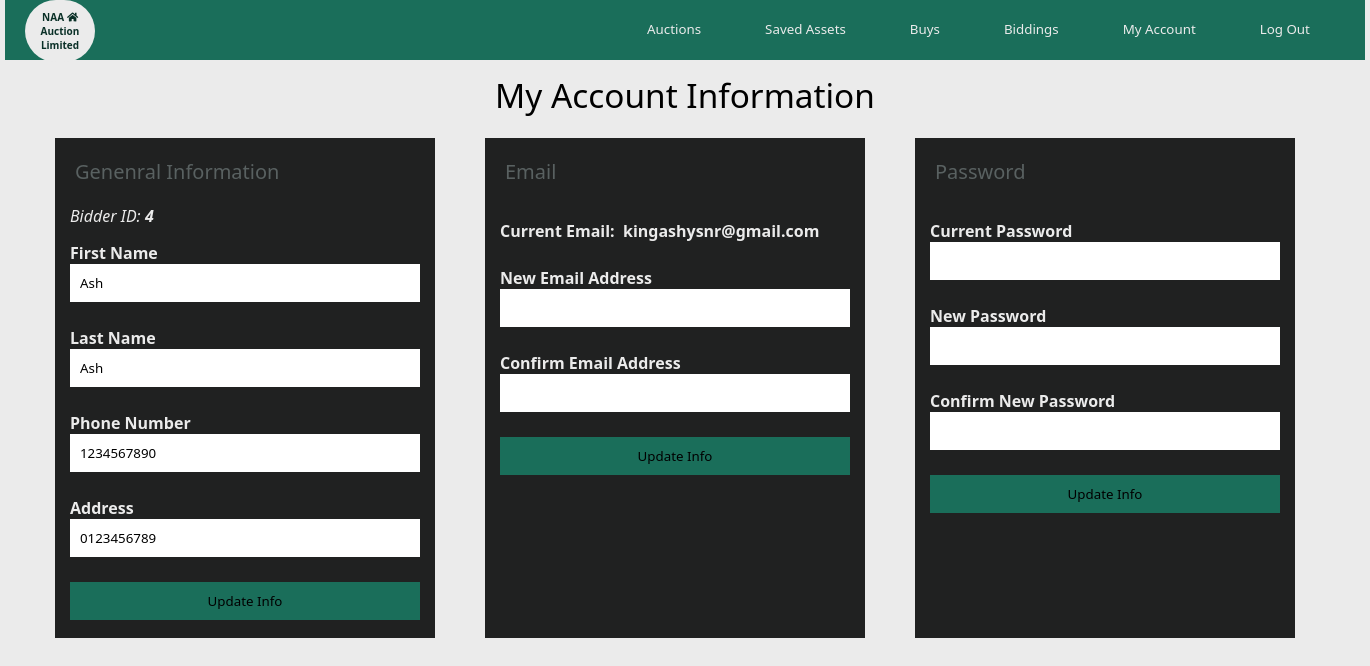
The app's page /bidder/account.php (signed in) with its own data.
### tables this page shows
CREATE TABLE IF NOT EXISTS `bidder` (
  `bidderid` int(11) NOT NULL AUTO_INCREMENT,
  `firstname` varchar(200) NOT NULL,
  `lastname` varchar(200) NOT NULL,
  `email` varchar(200) NOT NULL,
  `phonenumber` char(10) NOT NULL,
  `password` varchar(200) NOT NULL,
  `address` varchar(200) NOT NULL,
  PRIMARY KEY (`bidderid`)
);

### bidder/account.php (the view, shortened to what this page needs)
<!DOCTYPE html>
<html lang="en" dir="ltr">
  <head>
    <link rel="stylesheet" href="css/maincss.css">
    <link rel="stylesheet" type="text/css" href="css/all.css">
  </head>
  <body>
      <?php include('includes/header.php'); ?>
      <h5>My Account Information</h5>
      <?php
      include("../connection.php");
      $bidderid = $_SESSION['bidderid'];
      $query = "select * from bidder where bidderid = '$bidderid'";
      $result = mysqli_query($conn,$query);
      while ($row = mysqli_fetch_array($result)) {
       ?>
      <div class="account">
        <div class="box1">
          <h4>Genenral Information</h4>
          <form class="" action="update.php" method="post">
            <i>Bidder ID:<b> <?php echo $row['bidderid']; ?></i>
            <p>First Name<br> <input type="text" name="firstname" value="<?php echo $row['firstname']; ?>"> </p>
            <p>Last Name<br> <input type="text" name="lastname" value="<?php echo $row['lastname']; ?>"> </p>
            <p>Phone Number<br> <input type="phonenumber" name="phonenumber" value="<?php echo $row['phonenumber']; ?>"> </p>
            <p>Address<br> <input type="address" name="address" value="<?php echo $row['address']; ?>"> </p>
            <p> <input type="submit" name="updatedetails" value="Update Info"> </p>
          </form>
        </div>
        <div class="box1">
          <h4>Email</h4>
          <form class="" action="update.php" method="post">
            <p><b>Current Email: &nbsp;</b><?php echo $row['email']; ?>   </p>
            <p>New Email Address <br> <input type="email" name="nemail" required> </p>
            <p>Confirm Email Address <br> <input type="email" name="cemail" required> </p>
            <p><input type="submit" name="updateemail" value="Update Info"> </p>
          </form>
        </div>
        <div class="box1">
          <h4>Password</h4>
          <form class="" action="update.php" method="post">
            <p>Current Password<br> <input type="password" minlength="8"  name="password" required> </p>
            <p>New Password<br> <input type="password" minlength="8"  name="npassword" required> </p>
            <p>Confirm New Password<br> <input type="password" minlength="8"  name="cpassword" required> </p>
            <p> <input type="submit" name="updatepassword" value="Update Info"> </p>
          </form>
        </div>
      </div>
    <?php } ?>
  </body>
</html>

### bidder/css/maincss.css (style rules this page uses)
:root { --green:#1a6e5a; --dgreen:#0a3027; --grey:#596161; --ash:#202121; --light:#ebebeb; }
* { margin: 0px; padding: 0px; font-family: Segoe UI; list-style: none; text-decoration: none; }
body { width: 1360px; margin: 0px auto; background: var(--light); }
h5 { font-size: 25pt; padding: 10px; text-align: center; font-weight: lighter; }
.account { width: 100%; height: 500px; margin-top: 10px; }
.box1 { width: 380px; height: 500px; margin-left: 50px;; background: var(--ash); float: left; }
.box1 h4 { padding: 20px; font-size: 15pt; font-weight: normal; color: var(--grey); }
.box1 p { padding: 10px; color: var(--light); margin: 5px; }
.box1 i { padding: 10px; color: var(--light); margin-left: 5px; }
.box1 p input { padding: 10px; border: none; width: 330px; }
.box1 p input[type=submit] { width: 350px; background: var(--green); }

### records on screen
bidder: bidderid "4", firstname "Ash", lastname "Ash", phonenumber "1234567890", address "0123456789", email "kingashysnr@gmail.com"
